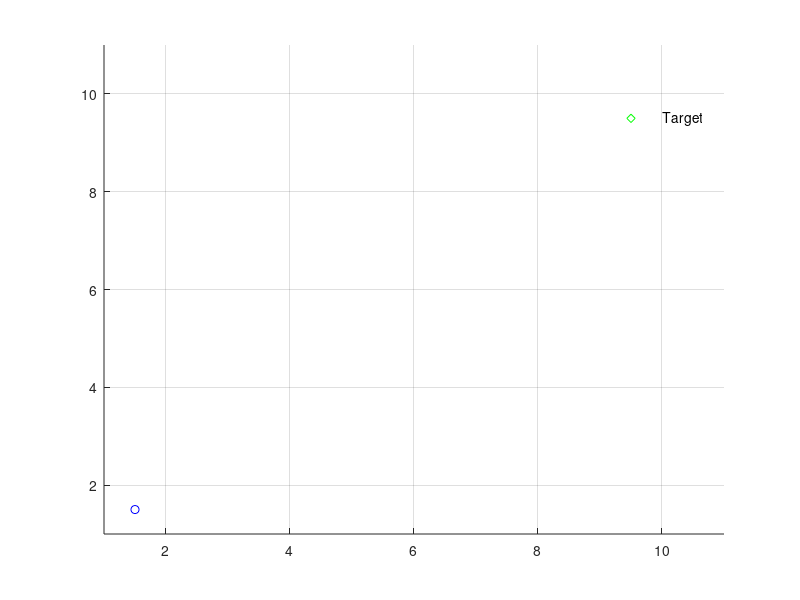

Source code (MATLAB): (Note: this script raises an error after producing the figure.)
%%%%%%%%%%%%%%%%%%%%%%%%%%%%%%%%%%%%%%%%%%%%%%%%%%%%%
% A* ALGORITHM Demo
% Interactive A* search demo
% 04-26-2005
%   Copyright 2009-2010 The MathWorks, Inc.
%%%%%%%%%%%%%%%%%%%%%%%%%%%%%%%%%%%%%%%%%%%%%%%%%%%%%

%DEFINE THE 2-D MAP ARRAY
MAX_X=10;
MAX_Y=10;
MAX_VAL=10;
%This array stores the coordinates of the map and the 
%Objects in each coordinate
MAP=2*(ones(MAX_X,MAX_Y));

% u and v Arrays to store the current velocities
u = ones(10,10) * -1;
v = zeros(10,10);

for i = 1:10
    for j = 1:10
        u(i,j) = i - 5;
        v(i,j) = -j + 5;
    end
end

u = u / 2.5;
v = v / 2.5;

% Obtain Obstacle, Target and Robot Position
% Initialize the MAP with input values
% Obstacle=-1,Target = 0,Robot=1,Space=2
j=0;
x_val = 1;
y_val = 1;
axis([1 MAX_X+1 1 MAX_Y+1])
grid on;
hold on;
n=0;%Number of Obstacles

% BEGIN Interactive Obstacle, Target, Start Location selection
% pause(1);
% h=msgbox('Please Select the Target using the Left Mouse button');
% uiwait(h,5);
% if ishandle(h) == 1
%     delete(h);
% end
% xlabel('Please Select the Target using the Left Mouse button','Color','black');
% but=0;
% while (but ~= 1) %Repeat until the Left button is not clicked
%     [xval,yval,but]=ginput(1);
% end
% xval=floor(xval);
% yval=floor(yval);
% xTarget=xval;%X Coordinate of the Target
% yTarget=yval;%Y Coordinate of the Target

xTarget=9;%X Coordinate of the Target
yTarget=9;%Y Coordinate of the Target

xval = xTarget;
yval = yTarget;

MAP(xval,yval)=0;%Initialize MAP with location of the target
plot(xval+.5,yval+.5,'gd');
text(xval+1,yval+.5,'Target')

% pause(2);
% h=msgbox('Select Obstacles using the Left Mouse button,to select the last obstacle use the Right button');
%   xlabel('Select Obstacles using the Left Mouse button,to select the last obstacle use the Right button','Color','blue');
% uiwait(h,10);
% if ishandle(h) == 1
%     delete(h);
% end
% while but == 1
%     [xval,yval,but] = ginput(1);
%     xval=floor(xval);
%     yval=floor(yval);
%     MAP(xval,yval)=-1;%Put on the closed list as well
%     plot(xval+.5,yval+.5,'ro');
%  end%End of While loop
%  
% pause(1);

% h=msgbox('Please Select the Vehicle initial position using the Left Mouse button');
% uiwait(h,5);
% if ishandle(h) == 1
%     delete(h);
% end
% xlabel('Please Select the Vehicle initial position ','Color','black');
% but=0;
% while (but ~= 1) %Repeat until the Left button is not clicked
%     [xval,yval,but]=ginput(1);
%     xval=floor(xval);
%     yval=floor(yval);
% end
% xStart=xval;%Starting Position
% yStart=yval;%Starting Position

xStart=1;%Starting Position
yStart=1;%Starting Position

xval = xStart;
yval = yStart;

MAP(xval,yval)=1;
plot(xval+.5,yval+.5,'bo');
%End of obstacle-Target pickup

%%%%%%%%%%%%%%%%%%%%%%%%%%%%%%%%%%%%%%%%%%%%%%%%%%%%%%%%%%%%%%%%%%%%%%%%%%%%%%%%%%%%%%%%%%%%%%%
%LISTS USED FOR ALGORITHM
%%%%%%%%%%%%%%%%%%%%%%%%%%%%%%%%%%%%%%%%%%%%%%%%%%%%%%%%%%%%%%%%%%%%%%%%%%%%%%%%%%%%%%%%%%%%%%%
%OPEN LIST STRUCTURE
%--------------------------------------------------------------------------
%IS ON LIST 1/0 |X val |Y val |Parent X val |Parent Y val |h(n) |g(n)|f(n)|
%--------------------------------------------------------------------------
OPEN=[];
%CLOSED LIST STRUCTURE
%--------------
%X val | Y val |
%--------------
% CLOSED=zeros(MAX_VAL,2);
CLOSED=[];

%Put all obstacles on the Closed list
k=1;%Dummy counter
for i=1:MAX_X
    for j=1:MAX_Y
        if(MAP(i,j) == -1)
            CLOSED(k,1)=i; 
            CLOSED(k,2)=j; 
            k=k+1;
        end
    end
end
CLOSED_COUNT=size(CLOSED,1);
%set the starting node as the first node
xNode=xval;
yNode=yval;
OPEN_COUNT=1;
path_cost=0;
goal_distance=hueristic(xNode,yNode,xTarget,yTarget,2);
OPEN(OPEN_COUNT,:)=insert_open(xNode,yNode,xNode,yNode,path_cost,goal_distance,goal_distance);
OPEN(OPEN_COUNT,1)=0;
CLOSED_COUNT=CLOSED_COUNT+1;
CLOSED(CLOSED_COUNT,1)=xNode;
CLOSED(CLOSED_COUNT,2)=yNode;
NoPath=1;
%%%%%%%%%%%%%%%%%%%%%%%%%%%%%%%%%%%%%%%%%%%%%%%%%%%%%%%%%%%%%%%%%%%%%%%%%%%%%%%%%%%%%%%%%%%%%
% START ALGORITHM
%%%%%%%%%%%%%%%%%%%%%%%%%%%%%%%%%%%%%%%%%%%%%%%%%%%%%%%%%%%%%%%%%%%%%%%%%%%%%%%%%%%%%%%%%%%%%
while((xNode ~= xTarget || yNode ~= yTarget) && NoPath == 1)
%  plot(xNode+.5,yNode+.5,'go');
 exp_array=expand_array(xNode,yNode,path_cost,xTarget,yTarget,CLOSED,MAX_X,MAX_Y,u,v);
 exp_count=size(exp_array,1);
 %UPDATE LIST OPEN WITH THE SUCCESSOR NODES
 %OPEN LIST FORMAT
 %--------------------------------------------------------------------------
 %IS ON LIST 1/0 |X val |Y val |Parent X val |Parent Y val |h(n) |g(n)|f(n)|
 %--------------------------------------------------------------------------
 %EXPANDED ARRAY FORMAT
 %--------------------------------
 %|X val |Y val ||h(n) |g(n)|f(n)|
 %--------------------------------
 for i=1:exp_count
    flag=0;
    for j=1:OPEN_COUNT
        if(exp_array(i,1) == OPEN(j,2) && exp_array(i,2) == OPEN(j,3) )
            OPEN(j,8)=min(OPEN(j,8),exp_array(i,5)); %#ok<*SAGROW>
            if OPEN(j,8)== exp_array(i,5)
                %UPDATE PARENTS,gn,hn
                OPEN(j,4)=xNode;
                OPEN(j,5)=yNode;
                OPEN(j,6)=exp_array(i,3);
                OPEN(j,7)=exp_array(i,4);
            end;%End of minimum fn check
            flag=1;
        end;%End of node check
%         if flag == 1
%             break;
    end;%End of j for
    if flag == 0
        OPEN_COUNT = OPEN_COUNT+1;
        OPEN(OPEN_COUNT,:)=insert_open(exp_array(i,1),exp_array(i,2),xNode,yNode,exp_array(i,3),exp_array(i,4),exp_array(i,5));
     end;%End of insert new element into the OPEN list
 end;%End of i for
 %%%%%%%%%%%%%%%%%%%%%%%%%%%%%%%%%%%%%%%%%%%%%%%%%%%
 %END OF WHILE LOOP
 %%%%%%%%%%%%%%%%%%%%%%%%%%%%%%%%%%%%%%%%%%%%%%%%%%%
 %Find out the node with the smallest fn 
  index_min_node = min_fn(OPEN,OPEN_COUNT,xTarget,yTarget);
  if (index_min_node ~= -1)    
   %Set xNode and yNode to the node with minimum fn
   xNode=OPEN(index_min_node,2);
   yNode=OPEN(index_min_node,3);
   path_cost=OPEN(index_min_node,6);%Update the cost of reaching the parent node
  %Move the Node to list CLOSED
  CLOSED_COUNT=CLOSED_COUNT+1;
  CLOSED(CLOSED_COUNT,1)=xNode;
  CLOSED(CLOSED_COUNT,2)=yNode;
  OPEN(index_min_node,1)=0;
  else
      %No path exists to the Target!!
      NoPath=0;%Exits the loop!
  end;%End of index_min_node check
end;%End of While Loop
%Once algorithm has run The optimal path is generated by starting of at the
%last node(if it is the target node) and then identifying its parent node
%until it reaches the start node.This is the optimal path
display('ASTAR DONE')
i=size(CLOSED,1);
Optimal_path=[];
xval=CLOSED(i,1);
yval=CLOSED(i,2);
i=1;
Optimal_path(i,1)=xval;
Optimal_path(i,2)=yval;
i=i+1;

if ( (xval == xTarget) && (yval == yTarget))
    inode=0;
   %Traverse OPEN and determine the parent nodes
   parent_x=OPEN(node_index(OPEN,xval,yval),4);%node_index returns the index of the node
   parent_y=OPEN(node_index(OPEN,xval,yval),5);
   
   while( parent_x ~= xStart || parent_y ~= yStart)
           Optimal_path(i,1) = parent_x;
           Optimal_path(i,2) = parent_y;
           %Get the grandparents:-)
           inode=node_index(OPEN,parent_x,parent_y);
           parent_x=OPEN(inode,4);%node_index returns the index of the node
           parent_y=OPEN(inode,5);
           i=i+1;
    end;
 j=size(Optimal_path,1);
 %Plot the Optimal Path!
 p=plot(Optimal_path(j,1)+.5,Optimal_path(j,2)+.5,'bo');
 j=j-1;
 for i=j:-1:1
  pause(.25);
  set(p,'XData',Optimal_path(i,1)+.5,'YData',Optimal_path(i,2)+.5);
 drawnow ;
 end;
 plot(Optimal_path(:,1)+.5,Optimal_path(:,2)+.5);
else
 pause(1);
 h=msgbox('Sorry, No path exists to the Target!','warn');
 uiwait(h,5);
end

figure()
[q_x,q_y] = meshgrid(1:10,1:10);
quiver(q_x,q_y,u,v)

tot_cost = 0;
for i = 1:length(Optimal_path)-1
    tot_cost = tot_cost + move_cost(Optimal_path(i,1),Optimal_path(i,2),Optimal_path(i+1,1),Optimal_path(i+1,2),2,u,v);
end

display(tot_cost)


